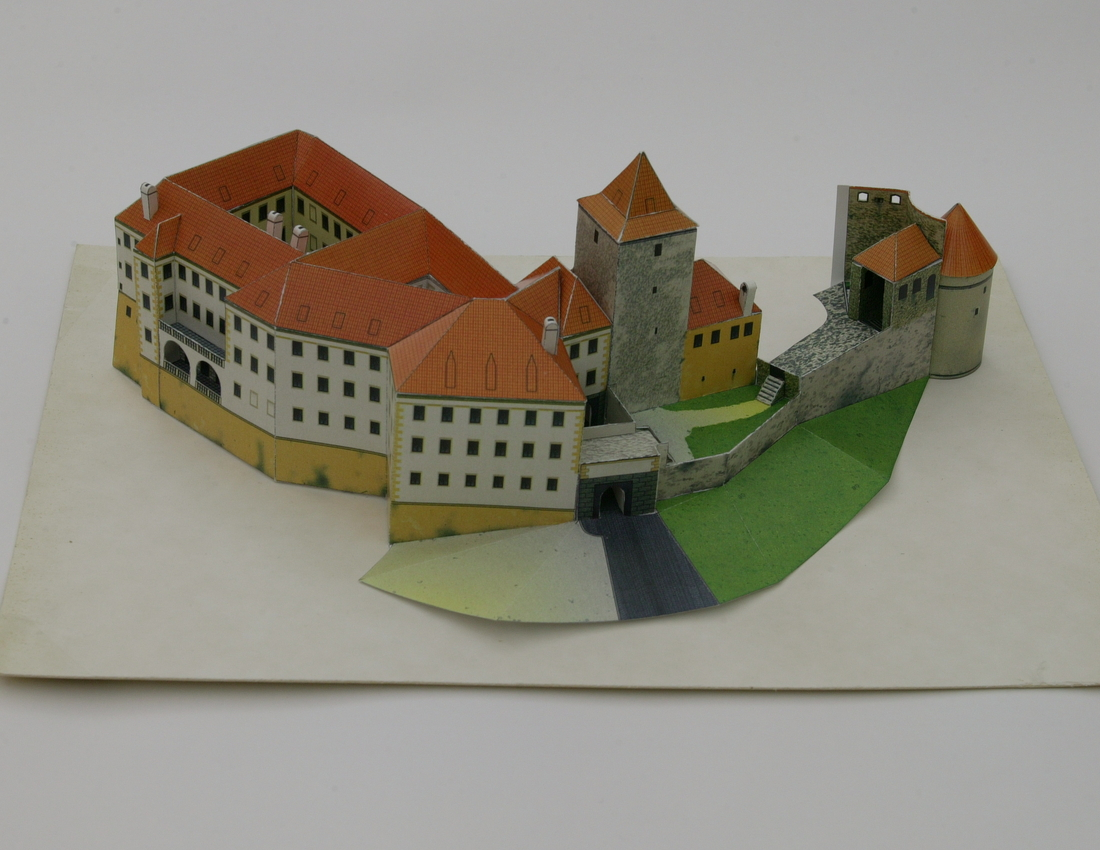
#> input picture 03_perspective_camera_pose_and_internal_calibration/daliborka_01.jpeg, 1100 x 850 px
$ python hw03.py
#> lines starting #> are read from the running program, lines starting #| are printed output that depends on the picture
import numpy as np
import matplotlib.pyplot as plt
import scipy
import scipy.io as sio
import scipy.linalg as slinalg
import itertools

from typing import Tuple


def estimate_Q(U, X, indices):
    Q_best = None
    Q_all = []
    errors_max = []
    errors_vectors = []
    minmax_error = np.inf

    # points in homogeneous coordinate system
    Xh = np.r_[X, [np.ones(X.shape[1])]]

    ones = np.ones(6)
    zeros = np.zeros(6)

    for idx in itertools.combinations(range(0, len(indices)), 6):
        idx = np.array(idx)
        idx = indices[idx]

        x, y, z = X[:, idx]
        u, v = U[:, idx]

        # construct M matrix
        M = np.r_[
            np.c_[x, y, z, ones, zeros, zeros, zeros, zeros, -u * x, -u * y, -u * z, -u],
            np.c_[zeros, zeros, zeros, zeros, x, y, z, ones, -v * x, -v * y, -v * z, -v]
        ]

        for i in itertools.combinations(range(0, 12), 11):
            i = np.array(i)

            # rank deficient matrix
            M11 = M[i]
            Q = scipy.linalg.null_space(M11).reshape(3, 4)
            Q_all.append(Q)

            # preproject points
            Ur = Q @ Xh
            Ur = Ur[:2] / Ur[-1]

            # calculate reprojection errors
            error_vectors = U - Ur
            errors = np.linalg.norm(error_vectors, axis=0)
            max_error = errors.max()
            errors_max.append(max_error)

            if max_error < minmax_error:
                minmax_error = max_error
                errors_vectors = error_vectors
                Q_best = Q
                points_selected = idx

    return Q_best, points_selected, errors_max, errors_vectors, Q_all


def Q2KRC(Q: np.ndarray) -> Tuple[np.ndarray, np.ndarray, np.ndarray]:
    """ Decomposes Projection matrix Q (3x4) to:
        calibration matrix K (3x3), rotation matrix R (3x3),
        projection center C (3x1) such that Q = λ [K R | - K R C],
        where K(3,3) = 1, K(1,1) > 0, and det(R) = 1.
    """
    M = Q[:, :-1]
    m = Q[:, -1]
    norm = np.sum(M[2] ** 2)
    K = np.zeros((3, 3))
    K[1, 2] = M[1] @ M[2] / norm
    K[0, 2] = M[0] @ M[2] / norm
    K[1, 1] = np.sqrt(M[1] @ M[1] / norm - K[1, 2] ** 2)
    K[0, 1] = (M[0] @ M[1] / norm - K[0, 2] * K[1, 2]) / K[1, 1]
    K[0, 0] = np.sqrt(M[0] @ M[0] / norm - K[0, 1] ** 2 - K[0, 2] ** 2)
    K[2, 2] = 1
    R = np.sign(np.linalg.det(M)) / np.linalg.norm(M[2]) * np.linalg.inv(K) @ M
    C = -np.linalg.inv(M) @ m
    C = C.reshape(3, -1)
    return K, R, C


def plot_csystem(ax, base, origin, name, color):
    """
    >>> plot_csystem(ax, np.eye(3), np.zeros([3, 1]), 'k', 'd')
    """
    C = origin[:, 0]
    Cx, Cy = base[:, 0], base[:, 1]
    Cz = None if base.shape[1] == 2 else base[:, 2]

    # Cx /= np.linalg.norm(Cx)
    # Cy /= np.linalg.norm(Cy)

    ax.quiver3D(*C, *Cx, arrow_length_ratio=0.1, color=color)
    ax.quiver3D(*C, *Cy, arrow_length_ratio=0.1, color=color)

    ax.text(*(C + Cx), f'${name}_x$')
    ax.text(*(C + Cy), f'${name}_y$')

    if Cz is not None:
        # Cz /= np.linalg.norm(Cz)
        ax.quiver3D(*C, *Cz, arrow_length_ratio=0.1, color=color)
        ax.text(*(C + Cz), f'${name}_z$')


if __name__ == "__main__":
    image = plt.imread('daliborka_01.jpeg').copy()
#> image is the input picture: shape (850, 1100, 3); mean R, G, B 145.8, 142, 130

    indices = np.array([25, 21, 48, 73, 27, 26, 51, 2, 37, 17]) - 1

    file = sio.loadmat('daliborka_01-ux.mat')
#> (reads 03_perspective_camera_pose_and_internal_calibration/daliborka_01-ux.mat from the repository)
    u = file['u']
    x = file['x']

    Q_best, points_selected, errors_max, errors_vectors, Q_all = estimate_Q(u, x, indices)

    K, R, C = Q2KRC(Q_best)
    I = np.eye(3)
    R_inv = np.linalg.inv(R)
    K_inv = np.linalg.inv(K)

    # horizontal pixel size (b1 norm) is 5 μm
    b1_norm = 5 * 10 ** -6
    # see eq. (7.16)
    f = K[0, 0] * b1_norm
    # see eq. (7.8)
    A = 1 / f * K @ R
    # see eq. (7.30)
    Pb = A @ np.c_[I, -C]

    Delta = np.eye(3)
    d = np.zeros(3).reshape(3, 1)

    Epsilon = Delta @ R_inv
    e = C.copy()

    Kappa = Delta * f
    k = d.copy()

    Nu = Epsilon @ K_inv
    n = C.copy()

    Gamma = f * Delta @ R_inv
    g = C.copy()

    Beta = Gamma @ K_inv
    b = C.copy()

    Alpha = Beta @ [[1, 0], [0, 1], [0, 0]]
    a = C + Beta[:, 2].reshape(3, 1)

    sio.savemat('03_bases.mat', {
        'Pb': Pb, 'f': f,
        'Alpha': Alpha, 'a': a,
        'Beta': Beta, 'b': b,
        'Gamma': Gamma, 'g': g,
        'Delta': Delta, 'd': d,
        'Epsilon': Epsilon, 'e': e,
        'Kappa': Kappa, 'k': k,
        'Nu': Nu, 'n': n
    })


    Alpha = Alpha @ [[1100, 0], [0, 850]]
    Beta = Beta @ [[1100, 0, 0], [0, 850, 0], [0, 0, 1]]

    # 03_figure1.pdf
    ax = plt.axes(projection='3d')
    margin = 1
    ax.axes.set_xlim3d(-margin, margin)
    ax.axes.set_ylim3d(-margin, margin)
    ax.axes.set_zlim3d(-margin, margin)
    ax.scatter(x[0], x[1], x[2], c='b', marker='.')
    plot_csystem(ax, Delta, d, 'δ', 'black')
    plot_csystem(ax, Epsilon, e, 'ε', 'magenta')
    plot_csystem(ax, Kappa, k, 'κ', 'brown')
    plot_csystem(ax, Nu, n, 'υ', 'cyan')
    plot_csystem(ax, Beta * 50, b, 'β', 'red')
    plt.savefig('03_figure1.pdf')
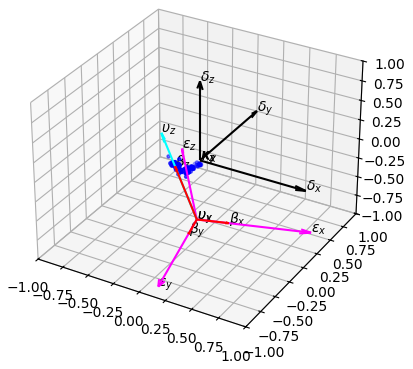
#> figure drawn by matplotlib, 1 panel
    # plt.savefig('03_figure1.png', dpi=300)
    plt.close()

    # 03_figure2.pdf
    ax = plt.axes(projection='3d')
    margin = 1
    plot_csystem(ax, Alpha, a, 'α', 'green')
    plot_csystem(ax, Beta, b, 'β', 'red')
    plot_csystem(ax, Gamma, g, 'γ', 'blue')
    plt.savefig('03_figure2.pdf')
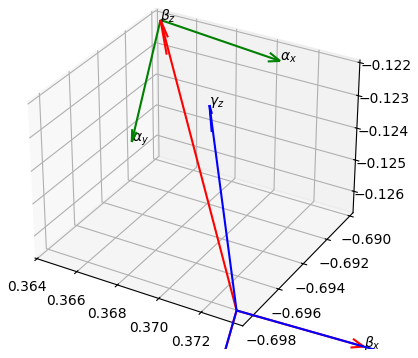
#> figure drawn by matplotlib, 1 panel
    # plt.savefig('03_figure2.png', dpi=300)
    # plt.show()
    plt.close()
    # exit()

    # 03_figure3.pdf
    ax = plt.axes(projection='3d')
    margin = 1
    ax.axes.set_xlim3d(-margin, margin)
    ax.axes.set_ylim3d(-margin, margin)
    ax.axes.set_zlim3d(-margin, margin)
    ax.scatter(x[0], x[1], x[2], c='b', marker='.')
    plot_csystem(ax, Delta, d, 'δ', 'black')
    plot_csystem(ax, Epsilon, e, 'ε', 'magenta')
    for Q in Q_all:
        K, R, C = Q2KRC(Q)
        ax.scatter(*C, c='r', marker='.')
    plt.savefig('03_figure3.pdf')
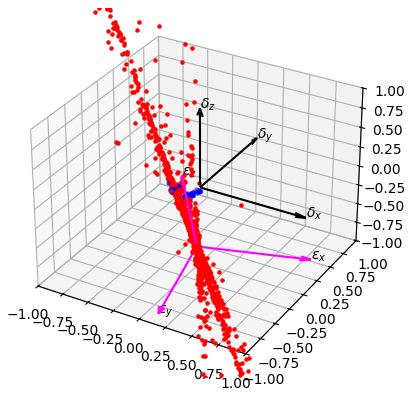
#> figure drawn by matplotlib, 1 panel
    # plt.savefig('03_figure3.png', dpi=300)
    # plt.show()
